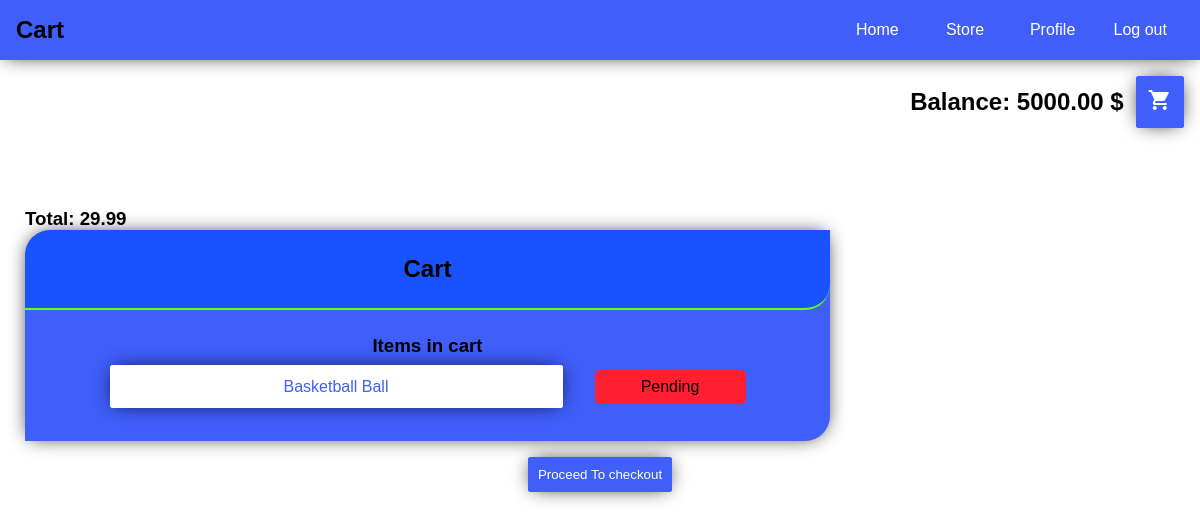
The app's page /ecommerce/cart/2/ (signed in), older data.
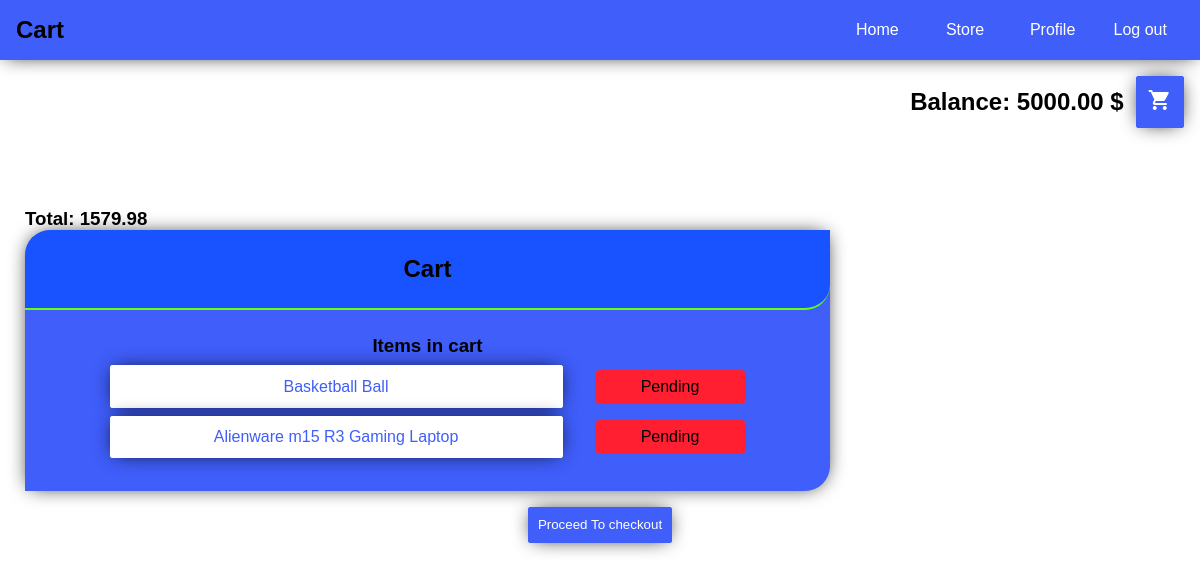
The same page, newer data.
### ecommerce/models.py (models this page shows, shortened)
class Cart(models.Model):
    user = models.ForeignKey(to=User, on_delete=models.CASCADE)
    is_active = models.BooleanField(default=True)
    def get_total_price(self) -> Decimal:
        return round(self.order_set.aggregate(Sum('price'))['price__sum'], 2) if self.order_set.all() else 0

class Order(models.Model):
    item = models.ForeignKey(to='Item', on_delete=models.CASCADE)
    cart = models.ForeignKey(to='Cart', on_delete=models.CASCADE)
    user = models.ForeignKey(to=User, on_delete=models.DO_NOTHING)
    price = models.DecimalField(default=0, max_digits=10, decimal_places=2,
                                validators=[MinValueValidator(Decimal('0'))])
    ordered = models.DateTimeField(auto_now_add=True)
    StatusChoices = [
        ('Pending', 'pending'),
        ('Shipped', 'shipped'),
        ('Delivered', 'delivered')
    ]
    status = models.CharField(choices=StatusChoices, max_length=30, default='Pending')

class Item(models.Model):
    name = models.CharField(max_length=200)
    tag = models.ManyToManyField(to='Tag')
    user = models.ForeignKey(to=User, on_delete=models.DO_NOTHING)
    quantity = models.PositiveIntegerField(default=1)
    available = models.BooleanField(default=True)
    price = models.DecimalField(default=0, max_digits=10, decimal_places=2,
                                validators=[MinValueValidator(Decimal('0'))])
    def __str__(self) -> str:
        return self.name

### ecommerce/views.py (the view, shortened to what this page needs)
# urls.py: path('cart/<int:cart_id>/', CartDetailsView.as_view(), name='cart'),
@method_decorator(login_required, name='dispatch')
class CartDetailsView(View):
    template_name = 'ecommerce/cart_details.html'
    def get(self, request, *args, **kwargs) -> 'HttpResponse':
        cart = get_object_or_404(request.user.cart_set, pk=kwargs['cart_id'])
        if not cart.is_active:
            messages.error(request, 'Invalid access to cart')
            return redirect(to='ecommerce:home')
        return render(request, self.template_name, {
            'cart': cart
        })

### templates/ecommerce/cart_details.html (shortened to what this page needs)
{% extends 'ecommerce/base.html' %}
{% block current_page %}
    Cart
{% endblock %}
{% block page-content %}
    <h3>Total: {{ cart.get_total_price }}</h3>
    <div class="card large">
        <header>
            <h2>Cart</h2>
        </header>
        <section>
            <ul class="orders">
                <h3>Items in cart</h3>
                {% for order in cart.order_set.all %}
                    <li>
                        <a href="{% url 'ecommerce:order' order.pk %}" class="btn btn-white">
                            {{ order.item }}
                        </a>
                        <span class="order-status {{ order.status|lower }}">{{ order.status }}</span>
                    </li>
                {% endfor %}
            </ul>
        </section>
    </div>
    <form class="checkout" method="post">
        <button class="btn" type="submit">Proceed To checkout</button>
    </form>
{% endblock %}

Row changes from the older to the newer data that the page shows:
computed for Cart: get_total_price "29.99" → "1579.98"
added Order: item "Alienware m15 R3 Gaming Laptop", status "Pending"
